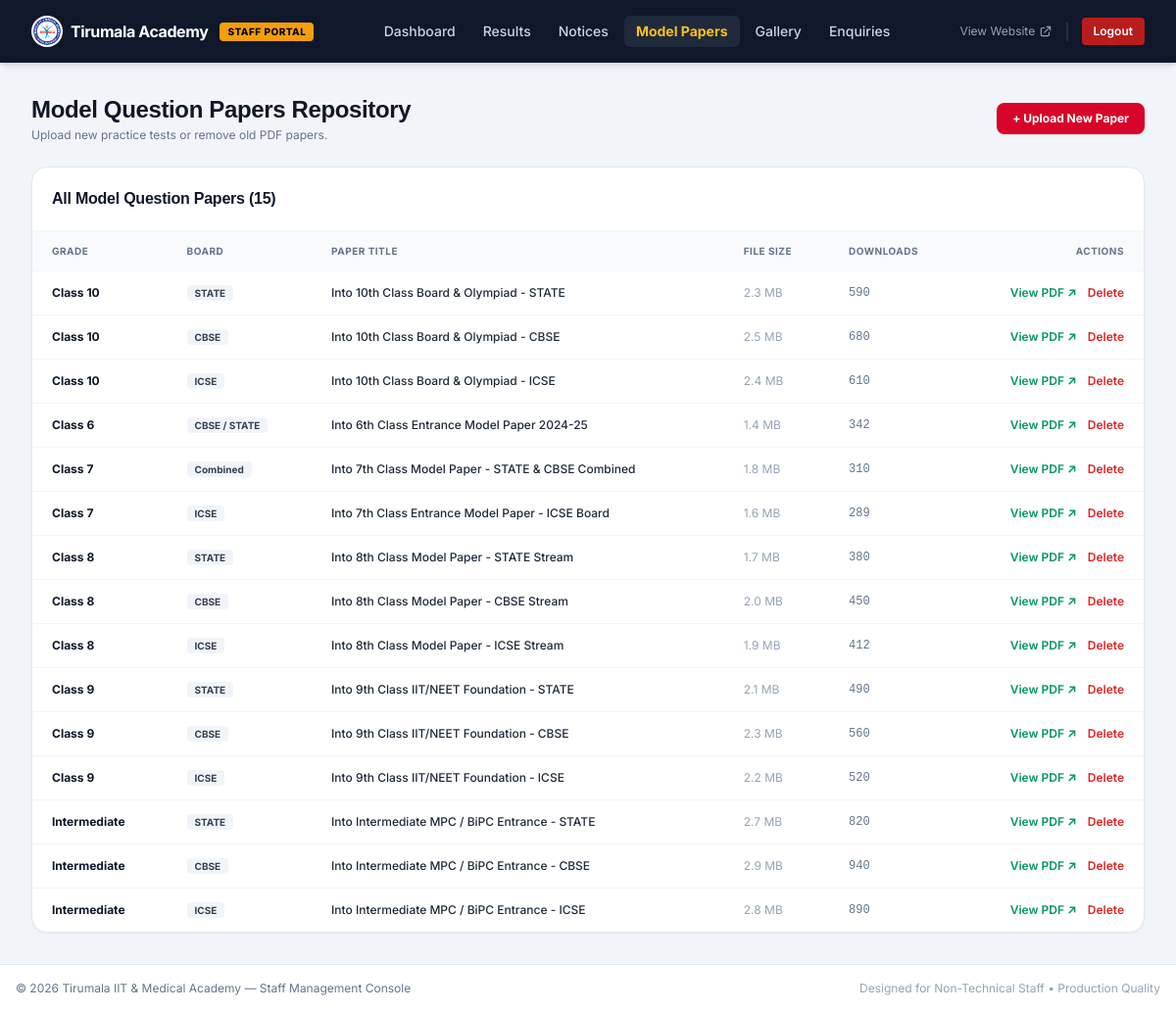
/admin/model-papers.php (signed in), run on the app's committed database.
### tables this page shows
CREATE TABLE model_papers (
        id INTEGER PRIMARY KEY AUTOINCREMENT,
        title VARCHAR(255) NOT NULL,
        class_grade VARCHAR(50) NOT NULL,  -- Class 6, Class 7, Class 8, Class 9, Class 10, Intermediate
        board VARCHAR(50) NOT NULL,        -- STATE, CBSE, ICSE, Combined
        stream VARCHAR(50) DEFAULT 'General',
        file_path VARCHAR(255) NOT NULL,
        file_size VARCHAR(50) DEFAULT '1.2 MB',
        download_count INT DEFAULT 0,
        created_at DATETIME DEFAULT CURRENT_TIMESTAMP
    );

### admin/model-papers.php (the view, shortened to what this page needs)
<?php
require_once __DIR__ . '/includes/header.php';
$db = getDB();
$allPapers = $db->query("SELECT * FROM model_papers ORDER BY class_grade ASC, id DESC")->fetchAll();
$showForm = isset($_GET['action']) && $_GET['action'] === 'new';
?>
<div class="space-y-6">
  <div class="flex flex-col sm:flex-row items-start sm:items-center justify-between gap-4">
    <div>
      <h1 class="text-2xl font-bold text-slate-900">Model Question Papers Repository</h1>
      <p class="text-xs text-slate-500 mt-0.5">Upload new practice tests or remove old PDF papers.</p>
    </div>
    <?php if (!$showForm): ?>
      <a href="/admin/model-papers.php?action=new" class="bg-tcrimson hover:bg-tcrimson-hover text-white font-bold px-4 py-2 rounded-lg text-xs shadow transition flex items-center gap-1.5">
        <span>+ Upload New Paper</span>
      </a>
    <?php else: ?>
      <a href="/admin/model-papers.php" class="bg-slate-200 hover:bg-slate-300 text-slate-700 font-semibold px-4 py-2 rounded-lg text-xs transition">
        ← Back to Papers List
      </a>
    <?php endif; ?>
  </div>
  <div class="bg-white rounded-2xl border border-slate-200 shadow-sm overflow-hidden">
    <div class="p-5 border-b border-slate-100">
      <h2 class="text-base font-bold text-slate-900">All Model Question Papers (<?php echo count($allPapers); ?>)</h2>
    </div>
    <div class="overflow-x-auto">
      <table class="w-full text-left text-xs">
        <thead class="bg-slate-50 text-slate-500 font-semibold uppercase tracking-wider text-[10px] border-b border-slate-100">
          <tr>
            <th class="px-5 py-3">Grade</th>
            <th class="px-5 py-3">Board</th>
            <th class="px-5 py-3">Paper Title</th>
            <th class="px-5 py-3">File Size</th>
            <th class="px-5 py-3">Downloads</th>
            <th class="px-5 py-3 text-right">Actions</th>
          </tr>
        </thead>
        <tbody class="divide-y divide-slate-100 text-slate-700">
          <?php if (!empty($allPapers)): ?>
            <?php foreach ($allPapers as $p): ?>
              <tr class="hover:bg-slate-50/70">
                <td class="px-5 py-3.5 font-bold text-slate-900"><?php echo htmlspecialchars($p['class_grade']); ?></td>
                <td class="px-5 py-3.5">
                  <span class="bg-slate-100 font-bold px-2 py-0.5 rounded text-[10px]"><?php echo htmlspecialchars($p['board']); ?></span>
                </td>
                <td class="px-5 py-3.5 font-medium text-slate-800"><?php echo htmlspecialchars($p['title']); ?></td>
                <td class="px-5 py-3.5 text-slate-400"><?php echo htmlspecialchars($p['file_size']); ?></td>
                <td class="px-5 py-3.5 font-mono text-slate-500"><?php echo (int)$p['download_count']; ?></td>
                <td class="px-5 py-3.5 text-right space-x-2">
                  <a href="<?php echo htmlspecialchars($p['file_path']); ?>" target="_blank" class="text-emerald-600 hover:underline font-semibold">View PDF ↗</a>
                  <a href="/admin/model-papers.php?delete=<?php echo $p['id']; ?>" onclick="return confirm('Remove this model paper?')" class="text-red-600 hover:underline font-semibold">Delete</a>
                </td>
              </tr>
            <?php endforeach; ?>
          <?php else: ?>
            <tr>
              <td colspan="6" class="px-5 py-8 text-center text-slate-400">No model papers found.</td>
            </tr>
          <?php endif; ?>
        </tbody>
      </table>
    </div>
  </div>
</div>
<?php require_once __DIR__ . '/includes/footer.php'; ?>

### assets/css/style.css (style rules this page uses)
:root { --primary-navy: #071533; --primary-navy-dark: #030a1c; --primary-navy-light: #0d2252; --theme-accent: #1d4ed8; --theme-accent-hover: #1e40af; --theme-accent-light: #eff6ff; --gold-award: #f59e0b; --gold-light: #fef3c7; --emerald-success: #10b981; --surface-bg: #f8fafc; --text-main: #0f172a; --text-muted: #64748b; }
body { font-family: 'Inter', -apple-system, BlinkMacSystemFont, 'Segoe UI', Roboto, sans-serif; color: var(--text-main); background-color: #ffffff; overflow-x: hidden; padding-bottom: 76px; }
@media (min-width: 1024px) { body { padding-bottom: 0 !important; } }
h1, h2, h3, h4, h5, h6 { font-family: 'Hind', sans-serif; letter-spacing: -0.015em; }
.bg-taccent, .bg-tblue, .bg-tcrimson { background-color: #1d4ed8 !important; color: #ffffff !important; }

### admin/includes/header.php (style rules this page uses)
body { font-family: 'Inter', sans-serif; }
.bg-tcrimson { background-color: #d90429 !important; color: #ffffff !important; }

### data on the page
model_papers: class_grade "Class 10", board "STATE", title "Into 10th Class Board & Olympiad - STATE", file_size "2.3 MB", download_count "590"
model_papers: class_grade "Class 10", board "CBSE", title "Into 10th Class Board & Olympiad - CBSE", file_size "2.5 MB", download_count "680"
model_papers: class_grade "Class 10", board "ICSE", title "Into 10th Class Board & Olympiad - ICSE", file_size "2.4 MB", download_count "610"
model_papers: class_grade "Class 6", board "CBSE / STATE", title "Into 6th Class Entrance Model Paper 2024-25", file_size "1.4 MB", download_count "342"
model_papers: class_grade "Class 7", board "Combined", title "Into 7th Class Model Paper - STATE & CBSE Combined", file_size "1.8 MB", download_count "310"
model_papers: class_grade "Class 7", board "ICSE", title "Into 7th Class Entrance Model Paper - ICSE Board", file_size "1.6 MB", download_count "289"
model_papers: class_grade "Class 8", board "STATE", title "Into 8th Class Model Paper - STATE Stream", file_size "1.7 MB", download_count "380"
model_papers: class_grade "Class 8", board "CBSE", title "Into 8th Class Model Paper - CBSE Stream", file_size "2.0 MB", download_count "450"
model_papers: class_grade "Class 8", board "ICSE", title "Into 8th Class Model Paper - ICSE Stream", file_size "1.9 MB", download_count "412"
model_papers: class_grade "Class 9", board "STATE", title "Into 9th Class IIT/NEET Foundation - STATE", file_size "2.1 MB", download_count "490"
model_papers: class_grade "Class 9", board "CBSE", title "Into 9th Class IIT/NEET Foundation - CBSE", file_size "2.3 MB", download_count "560"
model_papers: class_grade "Class 9", board "ICSE", title "Into 9th Class IIT/NEET Foundation - ICSE", file_size "2.2 MB", download_count "520"
model_papers: class_grade "Intermediate", board "STATE", title "Into Intermediate MPC / BiPC Entrance - STATE", file_size "2.7 MB", download_count "820"
model_papers: class_grade "Intermediate", board "CBSE", title "Into Intermediate MPC / BiPC Entrance - CBSE", file_size "2.9 MB", download_count "940"
model_papers: class_grade "Intermediate", board "ICSE", title "Into Intermediate MPC / BiPC Entrance - ICSE", file_size "2.8 MB", download_count "890"

### other printed values
count($allPapers) "15"
